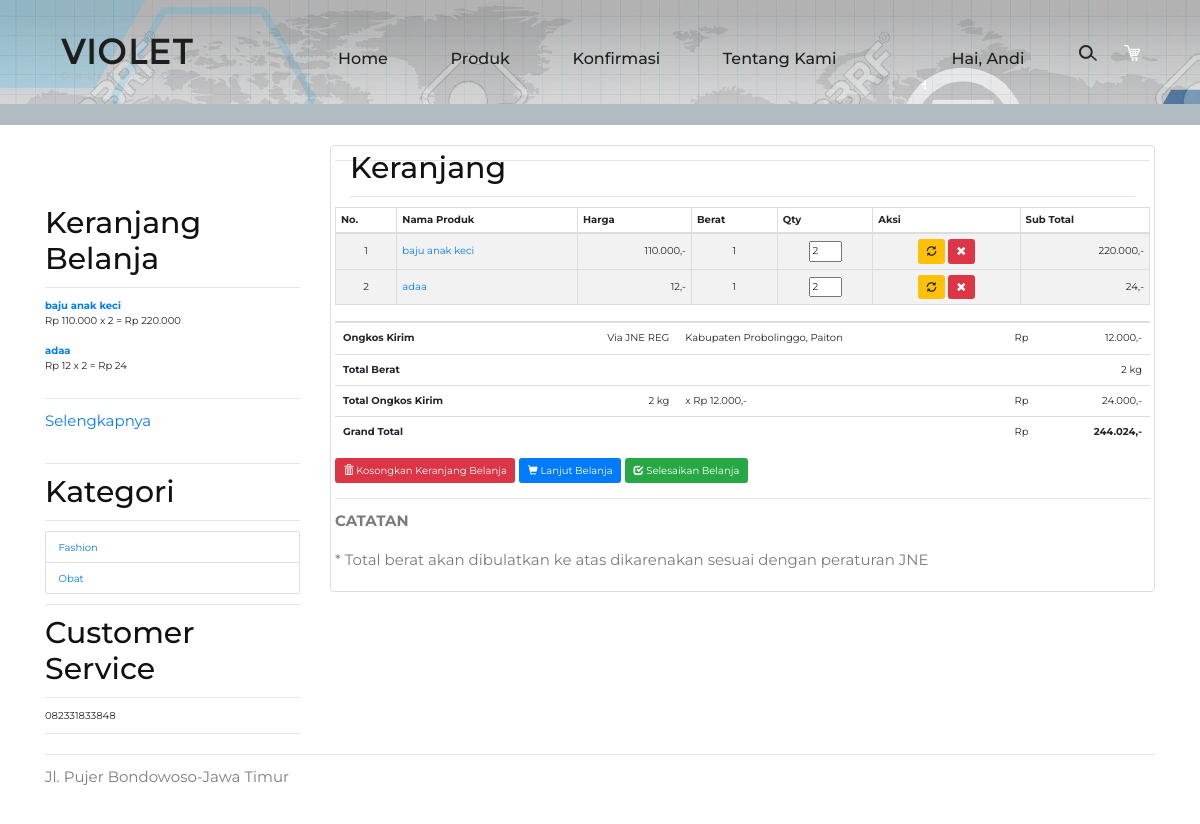
Page /keranjang.php (signed in) on the committed database.
### tables this page shows
CREATE TABLE `tb_navigasi` (
  `id_navigasi` int(5) NOT NULL,
  `judul` varchar(100) NOT NULL,
  `judul_seo` varchar(100) NOT NULL,
  `isi` text NOT NULL,
  `seo_deskripsi` text NOT NULL,
  `seo_keyword` text NOT NULL
);

CREATE TABLE `tb_keranjang` (
  `id_keranjang` int(5) NOT NULL,
  `id_member` int(5) NOT NULL,
  `id_barang` int(5) NOT NULL,
  `jumlah` int(10) NOT NULL,
  `jumlah_berat` int(5) NOT NULL,
  `subtotal` int(10) NOT NULL
);

CREATE TABLE `tb_barang` (
  `id_barang` int(5) NOT NULL,
  `nama_barang` varchar(200) NOT NULL,
  `judul` varchar(200) NOT NULL,
  `jenis` varchar(10) NOT NULL,
  `id_satuan` varchar(5) NOT NULL,
  `jumlah` int(5) NOT NULL,
  `berat` int(10) NOT NULL,
  `deskripsi` varchar(200) NOT NULL,
  `harga_beli` int(15) NOT NULL,
  `harga_jual` int(15) NOT NULL,
  `foto_barang` text NOT NULL,
  `kategori` int(2) NOT NULL,
  `id_supplier` int(2) NOT NULL
);

CREATE TABLE `kabkot` (
  `id_kabkot` int(4) NOT NULL,
  `id_prov` int(2) NOT NULL,
  `nama_kabkot` char(40) NOT NULL,
  `jne_reg` varchar(15) NOT NULL
);

CREATE TABLE `kec` (
  `id_kec` int(4) NOT NULL,
  `id_prov` int(2) NOT NULL,
  `id_kabkot` int(4) NOT NULL,
  `nama_kec` char(40) NOT NULL
);

CREATE TABLE `tb_kategori` (
  `id_kategori` int(2) NOT NULL,
  `nama_kategori` varchar(20) NOT NULL
);

CREATE TABLE `tb_setting` (
  `id_setting` int(2) NOT NULL,
  `judul_setting` varchar(30) NOT NULL,
  `isi_setting` varchar(50) NOT NULL
);

### fungsi/base_url.php (called while the page is built, shortened)
<?php
if (!function_exists('base_url')) {
    function base_url($atRoot=FALSE, $atCore=FALSE, $parse=FALSE){
        if (isset($_SERVER['HTTP_HOST'])) {
            $http = isset($_SERVER['HTTPS']) && strtolower($_SERVER['HTTPS']) !== 'off' ? 'https' : 'http';
            $hostname = $_SERVER['HTTP_HOST'];
            $dir =  str_replace(basename($_SERVER['SCRIPT_NAME']), '', $_SERVER['SCRIPT_NAME']);
            $core = preg_split('@/@', str_replace($_SERVER['DOCUMENT_ROOT'], '', realpath(dirname(__FILE__))), NULL, PREG_SPLIT_NO_EMPTY);
            $core = $core[0];
            $tmplt = $atRoot ? ($atCore ? "%s://%s/%s/" : "%s://%s/") : ($atCore ? "%s://%s/%s/" : "%s://%s%s");
            $end = $atRoot ? ($atCore ? $core : $hostname) : ($atCore ? $core : $dir);
            $base_url = sprintf( $tmplt, $http, $hostname, $end );
        }
        else $base_url = 'http://localhost/';
        return $base_url;
    }
}
$base_url = base_url();
?>

### fungsi/navigasi.php (called while the page is built, shortened)
<?php
$sql    		= "SELECT judul,isi,seo_deskripsi,seo_keyword FROM tb_navigasi WHERE id_navigasi = 7 ";
$result 		= mysqli_query($koneksi,$sql);
$keranjang   	= mysqli_fetch_array($result);
?>

### fungsi/cek_session_public.php (called while the page is built, shortened)
<?php
if(isset($_SESSION['email']))
{
  $sesen_id         = $_SESSION['id_member'];
}
?>

### faktur.php (called while the page is built, shortened)
<?php
include "fungsi/cek_session_public.php";
$cari  = "SELECT * FROM tb_keranjang WHERE id_member = '$sesen_id' ORDER BY id_keranjang DESC";
$query = mysqli_query($koneksi,$cari);
$hasil = mysqli_fetch_array($query);
if($hasil > 0)
{
	$faktur = $hasil['id_keranjang'];
}
?>

### keranjang_total_berat.php (called while the page is built)
<?php
$sql_total_berat 		= mysqli_query($koneksi,"SELECT sum(jumlah_berat) AS jumlah_berat FROM tb_keranjang
												 WHERE tb_keranjang.id_member = '$sesen_id' ");
$data 				= mysqli_fetch_array($sql_total_berat);
$jumlah_berat 		= $data['jumlah_berat'];
$total_berat 		= round($jumlah_berat,2);
$total_berat_genap 	= ceil($jumlah_berat);
?>

### fungsi/setting.php (called while the page is built, shortened)
<?php
$query_footer 		= "SELECT isi_setting FROM tb_setting WHERE id_setting = 5 ";
$hasil_footer 		= mysqli_query($koneksi,$query_footer);
$data_footer   		= mysqli_fetch_array($hasil_footer);
$footer 			= $data_footer['isi_setting'];
?>

### keranjang_data.php (the view, shortened to what this page needs)
<div id="no-more-tables">
	<form method="post" id="form1" action="keranjang_update.php">
		<?php
		include 'faktur.php';
		$cek_keranjang = 	mysqli_query($koneksi,"SELECT tb_keranjang.id_keranjang, tb_keranjang.id_member, tb_keranjang.id_barang,
													  tb_keranjang.jumlah,tb_keranjang.jumlah_berat, tb_keranjang.subtotal,
													  tb_barang.id_barang, tb_barang.nama_barang, tb_barang.judul,
													  tb_barang.harga_jual, tb_barang.berat
													FROM tb_keranjang
													LEFT JOIN tb_barang ON tb_barang.id_barang = tb_keranjang.id_barang
													WHERE tb_keranjang.id_member = '$sesen_id'");
		if(mysqli_num_rows($cek_keranjang) == 0)
		{echo "<center><h4>Keranjang belanja anda masih kosong</h4></center>";}
		else
		{
			echo "
			<table class='col-md-12 table-bordered table-striped table-condensed cf'>
				<thead class='cf'>
					<tr>
					  <th>No.</th>
					  <th>Nama Produk</th>
					  <th>Harga</th>
					  <th>Berat</th>
					  <th>Qty</th>
					  <th>Aksi</th>
					  <th>Sub Total</th>
					</tr>
				</thead>";
			$i = 1;
			while ($data_keranjang = mysqli_fetch_array($cek_keranjang))
			{
				$harga 			= number_format($data_keranjang['harga_jual'], 0, ',', '.');
				$subtotal 		= number_format($data_keranjang['subtotal'], 0, ',', '.');
				echo "
				<tbody>
					<tr>
						<td data-title='No.' align='center'>$i</td>
			    	<td data-title='Nama Produk' align='left'><a href='$base_url"."produk/$data_keranjang[judul].html'>$data_keranjang[nama_barang]</a></td>
				    <td data-title='Harga ' align='right'>$harga,-</td>
				    <td data-title='Berat' align='center'>$data_keranjang[jumlah_berat]</td>
				    <td data-title='Qty' align='center'>
				      <input type='hidden' name='id".$i."' value='$data_keranjang[id_barang]'/>
				      <input type='text' name='jmlh".$i."' value='$data_keranjang[jumlah]' size='3' onkeypress='return isNumberKey(event)'/>
				    </td>
				    <td data-title='Aksi' align='center'>
				      <a href='keranjang_update.php?id=$data_keranjang[id_barang]'>
				      	<button name='update' type='submit' class='btn btn-warning' aria-label='Left Align' title='Update'>
								  <span class='glyphicon glyphicon-refresh' aria-hidden='true'></span>
								</button>
				      </a>
				      <a href='keranjang_hapus.php?id=$data_keranjang[id_keranjang]'>
				      	<button name='hapus' type='button' class='btn btn-danger' aria-label='Left Align' title='Hapus' OnClick=\"return confirm('Apakah Anda yakin?');\">
								  <span class='glyphicon glyphicon-remove' aria-hidden='true'></span>
								</button>
				      </a>
				    </td>
				    <td data-title='Sub Total' align='right'>$subtotal,-</td>
				  </tr>";
				$i++;
			}
		}
		?>
	</table>
</div>
	<hr/>
	<?php
	include 'keranjang_total_berat.php';
	$keranjang = 	mysqli_query($koneksi,"SELECT tb_barang.id_barang,tb_barang.nama_barang,tb_barang.judul,
				  tb_barang.berat,tb_barang.harga_jual,tb_member.id_member,tb_member.nama,tb_member.alamat,
				  tb_member.kecamatan,tb_member.kabupaten_kota,tb_member.provinsi,tb_member.kode_pos,tb_member.no_hp,
				  tb_keranjang.id_keranjang, tb_keranjang.id_member, tb_keranjang.id_barang,
				  tb_keranjang.jumlah, tb_keranjang.subtotal,
				  kec.nama_kec,kabkot.nama_kabkot,kabkot.jne_reg,prov.nama_prov
	              FROM tb_keranjang
	              LEFT JOIN tb_barang ON tb_barang.id_barang = tb_keranjang.id_barang
	              LEFT JOIN tb_member ON tb_member.id_member = tb_keranjang.id_member
	              LEFT JOIN kec ON kec.id_kec = tb_member.kecamatan
	              LEFT JOIN kabkot ON kabkot.id_kabkot = kec.id_kabkot AND kabkot.id_kabkot = tb_member.kabupaten_kota
	              LEFT JOIN prov ON prov.id_prov = kabkot.id_prov AND prov.id_prov = tb_member.provinsi
	              WHERE tb_keranjang.id_keranjang = '$faktur'
	                AND tb_keranjang.id_member = '$sesen_id' ");
	$array        = mysqli_fetch_array($keranjang);
	$ongkir       = $array['jne_reg'];
	$nama_kota_kec= $array['nama_kabkot'].', '.$array['nama_kec'];
	if(mysqli_num_rows($keranjang) > 0)
	{
	?>
		<table class="table">
		  <thead>
		    <tr>
		      <th></th>
		      <th></th>
		      <th></th>
		      <th></th>
		      <th></th>
		    </tr>
		  </thead>
		  <tbody>
		    <tr>
		      <th scope="row">Ongkos Kirim</th>
		      <td align="right">Via JNE REG</td>
		      <td><?php echo $nama_kota_kec ?></td>
		      <td align="right">Rp</td>
		      <td align="right"><?php echo number_format($ongkir, 0, ',', '.').',-' ?></td>
		    </tr>
		    <tr>
		      <th scope="row">Total Berat</th>
		      <td></td>
		      <td></td>
		      <td></td>
		      <td align="right"><?php echo $total_berat ?> kg</td>
		    </tr>
		    <tr>
		      <th scope="row">Total Ongkos Kirim</th>
		      <td align="right"><?php echo $total_berat_genap ?> kg</td>
		      <td>x Rp <?php echo number_format($ongkir, 0, ',', '.').',-' ?></td>
		      <td align="right">Rp</td>
		      <td align="right">
			      <?php $totalongkir = $total_berat_genap * $ongkir;
						echo number_format($totalongkir, 0, ',', '.').',-';
						?>
					</td>
		    </tr>
		    <tr>
		      <th scope="row">Grand Total</th>
		      <td></td>
		      <td></td>
		      <td align="right">Rp</td>
		      <td align="right">
		      <b>
		      	<?php
		      	$query 				= "SELECT sum(subtotal) AS subtotal FROM tb_keranjang
														INNER JOIN tb_barang ON tb_barang.id_barang = tb_keranjang.id_barang
														WHERE tb_keranjang.id_member = '$sesen_id'";
						$hasil 				= mysqli_query($koneksi,$query);
						$data 				= mysqli_fetch_assoc($hasil);
						$subtotal 		= $data['subtotal'];
						$grand_total 	= $totalongkir + $subtotal;
		      	echo number_format($grand_total, 0, ',', '.').',-';
		      	?>
		      </b></td>
		    </tr>
		  </tbody>
	 	</table>
	 	<p>
	 		<a href="keranjang_hapus_all.php">
				<button name="hapus" type="button" class="btn btn-danger" aria-label="Left Align" title="Kosongkan Keranjang Belanja" OnClick="return confirm('Apakah Anda yakin?');">
				  <span class="glyphicon glyphicon-trash" aria-hidden="true"></span> Kosongkan Keranjang Belanja
				</button>
			</a>
			<a href="./katalog.html">
				<button name="hapus" type="button" class="btn btn-primary" aria-label="Left Align" title="Lanjut Belanja">
				  <span class="glyphicon glyphicon-shopping-cart" aria-hidden="true"></span> Lanjut Belanja
				</button>
			</a>
			<?php
			if(mysqli_num_rows($keranjang) > 0)
			{
				echo "
				<a href='checkout.php'>
					<button name='selesaikan' type='button' class='btn btn-success' aria-label='Left Align' title='Selesaikan Belanja' OnClick=\"return confirm('Apakah Anda yakin?');\">
					  <span class='glyphicon glyphicon-check' aria-hidden='true'></span> Selesaikan Belanja
					</button>
				</a>";
			}
			?>
		</p>
		<hr/>
		<p><strong>CATATAN</strong></p>
		<p>* Total berat akan dibulatkan ke atas dikarenakan sesuai dengan peraturan JNE</p>
	<?php } ?>

### keranjang.php (shortened to what this page needs)
<?php session_start();
include 'config/koneksi.php';
include 'fungsi/base_url.php';
include 'fungsi/cek_session_public.php';
include 'fungsi/setting.php';
include 'fungsi/navigasi.php';
?>
<!DOCTYPE html>
<html lang="en">
  <head>
    <link href="<?php echo $base_url ?>template/css/bootstrap.min.css" rel="stylesheet">
    <link href="<?php echo $base_url ?>template/css/nomoretable.css" rel="stylesheet">
  </head>
  <body>
    <?php
    include 'navbar.php';
    ?>
  <div style ="padding:20px;">
    <div class="container">
      <div class="row">
        <div class="col-sm-9 col-sm-push-3">
          <div class="thumbnail">
            <div class="col-md-12">
              <h3><?php echo $keranjang['judul']; ?></h3>
              <hr/>
            </div>
            <div class="caption-full">
              <?php include 'keranjang_data.php'; ?>
            </div>
          </div>
        </div>
        <?php include 'sidebar.php'; ?>
      </div>
      <hr/>
      <?php include 'footer.php'; ?>
    </div>
    </div>
  </body>
</html>

### modul/mod_cart.php (shortened to what this page needs)
<h3>Keranjang Belanja</h3>
<hr/>
<table width="100%" align="center" cellpadding="3">
	<?php
	if(isset($sesen_id))
	{
		$query 		= "SELECT tb_keranjang.id_keranjang, tb_keranjang.id_member,
		 tb_keranjang.id_barang,tb_keranjang.subtotal,tb_keranjang.jumlah,tb_barang.id_barang,
		 tb_barang.nama_barang,  tb_barang.judul,tb_barang.harga_jual
						    FROM tb_keranjang
							LEFT JOIN tb_barang ON tb_barang.id_barang = tb_keranjang.id_barang
							WHERE tb_keranjang.id_member = '$sesen_id'";
		$hasil 		= mysqli_query($koneksi,$query);
		if (mysqli_num_rows($hasil) > 0)
		{
			while ($data = mysqli_fetch_array($hasil))
			{
				echo "
							<tr>
								<td><a href='$base_url"."produk/$data[judul].html'/><b>".$data['nama_barang']."</b></a>
								<br>
								Rp ".number_format($data['harga_jual'], 0, ',', '.')." x ".$data['jumlah']." = Rp ".number_format($data['subtotal'], 0, ',', '.')."
								<br><br>
								</td>
							</tr>";
			}
		}
			else
			{
				echo "<img src='$base_url"."images/cart.png' width='100' height='85'/>";
			}
	}
	else
	{
		echo "<img src='$base_url"."images/cart.png' width='100' height='85'/>";
	}
	?>
  <tr>
    <th colspan="2" align="left" valign="top" scope="col"> <hr />
      <p><a href="<?php echo $base_url ?>keranjang.html">Selengkapnya</a></p>
    </th>
  </tr>
</table>

### modul/mod_kategori.php (shortened to what this page needs)
<h3>Kategori</h3>
<hr/>
  <?php
  $sql = "SELECT * FROM tb_kategori ORDER BY nama_kategori ASC";
  $result = mysqli_query($koneksi, $sql);
  if (mysqli_num_rows($result) > 0)
  {
    echo '<ul class="list-group">';
    while ($row = mysqli_fetch_assoc($result))
    {
                    echo "<li class='list-group-item'><a href='$base_url"."kategori/$row[nama_kategori]'>".$row['nama_kategori']."</a></li>";
                  }
                echo '</ul>';
          }
  ?>

### modul/mod_cs.php
<h3>Customer Service</h3>
<hr/>
<?php
  $query = "SELECT isi FROM tb_navigasi WHERE id_navigasi = 4 ";
  $hasil = mysqli_query($koneksi, $query);
  $data  = mysqli_fetch_array($hasil);
  if(mysqli_num_rows($hasil) > 0)
  {
    echo $data['isi'];
  }
  else{echo "Belum ada data";}
?>

### footer.php
<footer>
  <div class="row">
      <div class="col-lg-12">
        <?php echo $footer ?>
      </div>
  </div>
</footer>

### rows in the picture
tb_navigasi: judul "Keranjang"
tb_keranjang: id_barang.nama_barang "baju anak keci", id_barang.harga_jual "110.000", jumlah_berat "1", jumlah "2", subtotal "220.000"
tb_keranjang: id_barang.nama_barang "adaa", id_barang.harga_jual "12", jumlah_berat "1", jumlah "2", subtotal "24", kabkot.nama_kabkot "Kabupaten Probolinggo, Paiton", kabkot.jne_reg "12.000"
tb_kategori: nama_kategori "Fashion"
tb_kategori: nama_kategori "Obat"
tb_navigasi: isi "082331833848"
tb_setting: isi_setting "Jl. Pujer Bondowoso-Jawa Timur"

### other values in the picture
$sesen_nama "Andi"
$total_berat "2"
$total_berat_genap "2"
$totalongkir "24.000"
$grand_total "244.024"
